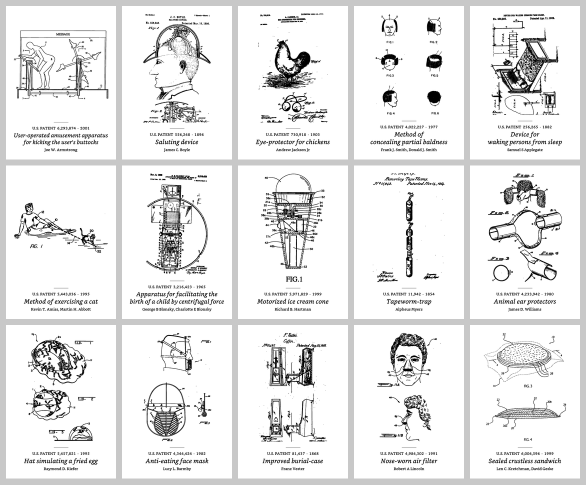
#> input picture output/contact-sheet.png, 1172 x 969 px (shown at 1/2 size)
$ python -i build.py   (imports and definitions only)
#> lines starting #> are read from the running program, lines starting #| are printed output that depends on the picture; after the words box and inside, x2 and y2 are one past the last pixel; in counts of white or black regions, pixels touching at a corner belong together
#> further down, picture is the input picture: PIL image 1172x969 L; min 0, max 255, mean 232.9
"""Turn cached patent drawing sheets into e-ink sleep-screen wallpapers.

Usage:
    python src/build.py              # build everything in patents.toml
    python src/build.py US730918A    # build only the listed patents

Output (sizes come from [device] in patents.toml):
    output/2bpp/*.bmp      true 2-bit, exact screen size: shown pixel-for-pixel -> SD card /.sleep/
    output/gray-2000/*.png full-grayscale reference copies, same layout scaled to 2000 px tall
    output/preview/*.png   PNG copies of the 2bpp set, for browsing
    output/contact-sheet.png
"""
from __future__ import annotations

import json
import struct
import re
import sys
import tomllib
from pathlib import Path

from PIL import Image, ImageDraw, ImageFilter, ImageFont, ImageOps

ROOT = Path(__file__).resolve().parent.parent
CACHE = ROOT / "cache"
OUT = ROOT / "output"

FONT_CANDIDATES = {
    "regular": ["fonts/regular.ttf", "~/Library/Fonts/Bookerly.ttf", "/System/Library/Fonts/Supplemental/Georgia.ttf",
                "/usr/share/fonts/truetype/dejavu/DejaVuSerif.ttf"],
    "italic": ["fonts/italic.ttf", "~/Library/Fonts/Bookerly Italic.ttf", "/System/Library/Fonts/Supplemental/Georgia Italic.ttf",
               "/usr/share/fonts/truetype/dejavu/DejaVuSerif-Italic.ttf"],
}


# [6 lines left out: function font, not called in this run]


# ---------------------------------------------------------------- drawing prep

def ink_clusters(im: Image.Image, f: int = 8, link: int = 6) -> list[dict]:
    """Group ink into clusters: marks within ~2*link*f source px of each other
    join the same cluster. Returns [{mass, box}] with boxes in source pixels."""
#> called with f = 8, link = 6
    small = im.resize((max(1, im.width // f), max(1, im.height // f)), Image.Resampling.BOX)
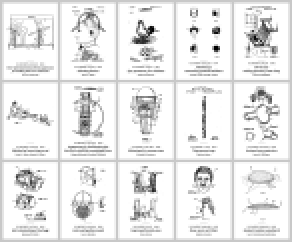
#> small: PIL image 146x121 L (shown 2 times larger); min 0, max 255, mean 232.9
    mask = small.point(lambda v: 255 if v < 238 else 0)
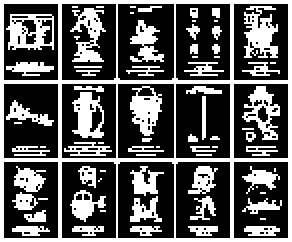
#> mask: PIL image 146x121 L (shown 2 times larger); 35.5% white; 76 white regions (35 under 20 px), largest, box (x1, y1, x2, y2) and area: (0, 0, 146, 121) 2306, (122, 3, 139, 29) 274, (3, 7, 27, 25) 254
    linked = mask.filter(ImageFilter.MaxFilter(2 * link + 1))
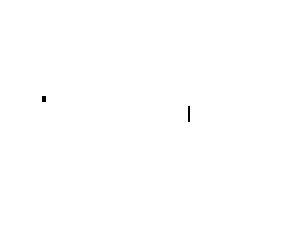
#> linked: PIL image 146x121 L (shown 2 times larger); 99.9% white; black in thin lines or dots, all inside (x1, y1, x2, y2) = (21, 48, 95, 61)
    w, h = mask.size
#> w = 146; h = 121
    mp, lp = mask.load(), linked.load()
    seen = bytearray(w * h)
    clusters = []
    for y0 in range(h):
        for x0 in range(w):
            if not lp[x0, y0] or seen[y0 * w + x0]:
                continue
            stack, mass, box = [(x0, y0)], 0, [w, h, 0, 0]
            seen[y0 * w + x0] = 1
            while stack:
                x, y = stack.pop()
                if mp[x, y]:
                    mass += 1
                    box = [min(box[0], x), min(box[1], y), max(box[2], x + 1), max(box[3], y + 1)]
                for nx, ny in ((x + 1, y), (x - 1, y), (x, y + 1), (x, y - 1)):
                    if 0 <= nx < w and 0 <= ny < h and lp[nx, ny] and not seen[ny * w + nx]:
                        seen[ny * w + nx] = 1
                        stack.append((nx, ny))
            if mass:
                clusters.append({"mass": mass, "box": tuple(c * f for c in box)})
    return clusters


# [45 lines left out: functions ink_bbox, ink_bands, strip_header, not called in this run]


def prepare_drawing(src: Path, entry: dict, box_w: int, box_h: int) -> Image.Image:
    return fit_drawing(clean_drawing(src, entry), entry, box_w, box_h)


# [47 lines left out: functions clean_drawing, fit_drawing, quantize, not called in this run]


# ---------------------------------------------------------------- captions

# Title setting follows ordinary display-typesetting practice:
#   1. A title that only just overflows is set on one line, slightly smaller,
#      rather than broken (shrinking is cheap, a break is not).
#   2. Break by sense: never leave a short function word ("for", "of", "the")
#      hanging at the end of a line; prefer breaking *before* a preposition or
#      conjunction, so each line is a phrase.
#   3. No single-word line if a better option exists.
#   4. Among sensible breaks, keep the two lines reasonably balanced, with the
#      bottom line a little longer when it's close.
# Each candidate (size, lines) gets a cost; the cheapest wins.

ARTICLES = {"a", "an", "the"}
CONNECTIVES = {  # prepositions + conjunctions: natural phrase starts
    "of", "for", "to", "by", "in", "on", "at", "from", "with", "and", "or", "but",
    "nor", "as", "into", "onto", "upon", "via", "per", "than",
}
WEAK_WORDS = ARTICLES | CONNECTIVES
SHRINK_COST = 0.04       # per px below the normal title size
BREAK_COST = 0.30        # any break at all (vs one line)
WEAK_END_COST = 1.0      # line 1 ends on a weak word ("Device for /")
SINGLE_WORD_COST = 0.5   # a line holding just one word
SENSE_BREAK_BONUS = 0.25  # line 2 starts with a preposition/conjunction ("/ for kicking ...")
ARTICLE_START_COST = 0.1  # line 2 starts with "a"/"the": splits a phrase from its noun
IDEAL_RATIO = 0.85       # ideal line-1 width as a fraction of line 2


# [87 lines left out: functions break_cost, set_title, wrap, tidy_name, not called in this run]


def pretty_number(number: str) -> str:
    digits = re.sub(r"\D", "", re.sub(r"[A-Z]\d?$", "", number.upper()[2:]))
    return f"{int(digits):,}"


def nice_title(t: str) -> str:
    t = t.strip().rstrip(".")
    return t[:1].upper() + t[1:]


def cap_height(f: ImageFont.FreeTypeFont) -> int:
    return -f.getbbox("H", anchor="ls")[1]


# [77 lines left out: functions caption_text, caption_block, not called in this run]


# ---------------------------------------------------------------- compose

def slug(meta: dict, entry: dict) -> str:
    words = re.sub(r"[^a-z0-9 ]", "", (entry.get("title") or meta["title"]).lower()).split()
    return f"{meta['number'].lower()}-" + "-".join(words[:5])


# [84 lines left out: functions build_one, save_bmp_2bpp, contact_sheet, main, not called in this run]


# [2 lines not run here, left out]

>>> from PIL import Image
>>> picture = Image.open('../output/contact-sheet.png')
>>> result = ink_clusters(picture)
#> result = 1 item
